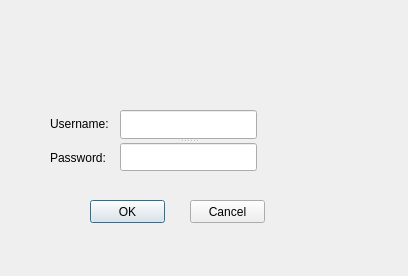
<?xml version="1.0" encoding="UTF-8"?>
<ui version="4.0">
 <class>Account</class>
 <widget class="QDialog" name="Account">
  <property name="geometry">
   <rect>
    <x>0</x>
    <y>0</y>
    <width>408</width>
    <height>276</height>
   </rect>
  </property>
  <property name="windowTitle">
   <string>Dialog</string>
  </property>
  <widget class="QSplitter" name="splitter">
   <property name="geometry">
    <rect>
     <x>120</x>
     <y>110</y>
     <width>137</width>
     <height>61</height>
    </rect>
   </property>
   <property name="orientation">
    <enum>Qt::Vertical</enum>
   </property>
   <widget class="QLineEdit" name="UsernameLoginBox">
    <property name="text">
     <string/>
    </property>
   </widget>
   <widget class="QLineEdit" name="PasswordLoginBox">
    <property name="text">
     <string/>
    </property>
    <property name="echoMode">
     <enum>QLineEdit::Password</enum>
    </property>
   </widget>
  </widget>
  <widget class="QWidget" name="layoutWidget">
   <property name="geometry">
    <rect>
     <x>50</x>
     <y>110</y>
     <width>65</width>
     <height>61</height>
    </rect>
   </property>
   <layout class="QVBoxLayout" name="verticalLayout">
    <item>
     <widget class="QLabel" name="label">
      <property name="text">
       <string>Username:</string>
      </property>
     </widget>
    </item>
    <item>
     <widget class="QLabel" name="label_2">
      <property name="text">
       <string>Password:</string>
      </property>
     </widget>
    </item>
   </layout>
  </widget>
  <widget class="QPushButton" name="ok">
   <property name="geometry">
    <rect>
     <x>90</x>
     <y>200</y>
     <width>75</width>
     <height>23</height>
    </rect>
   </property>
   <property name="text">
    <string>OK</string>
   </property>
  </widget>
  <widget class="QPushButton" name="cancel">
   <property name="geometry">
    <rect>
     <x>190</x>
     <y>200</y>
     <width>75</width>
     <height>23</height>
    </rect>
   </property>
   <property name="text">
    <string>Cancel</string>
   </property>
  </widget>
 </widget>
 <resources/>
 <connections/>
</ui>
